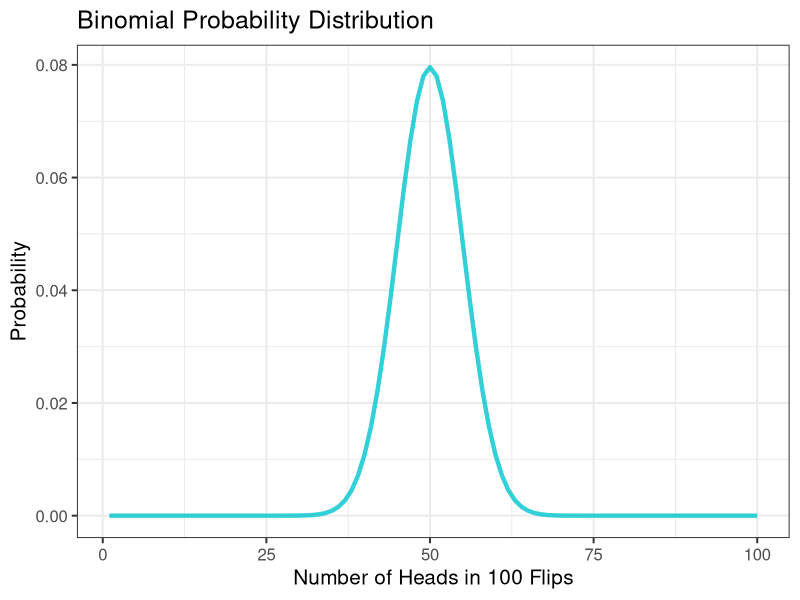
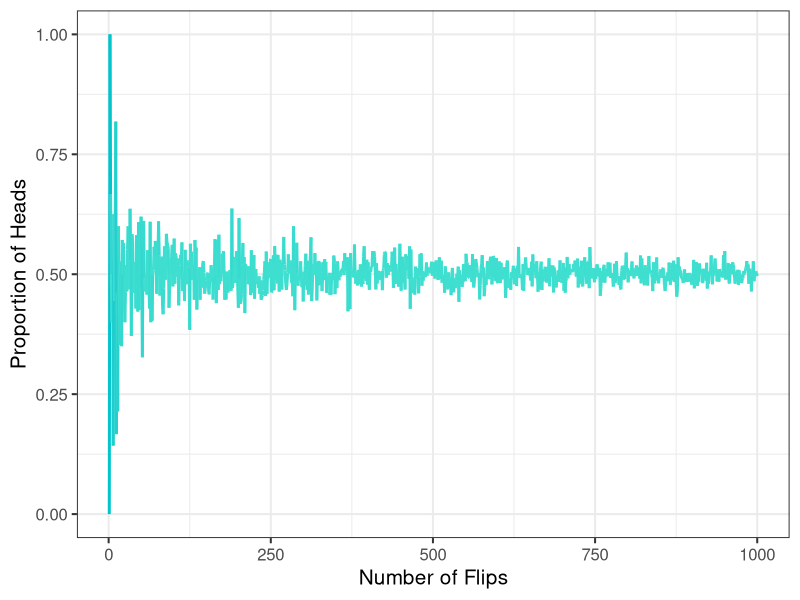
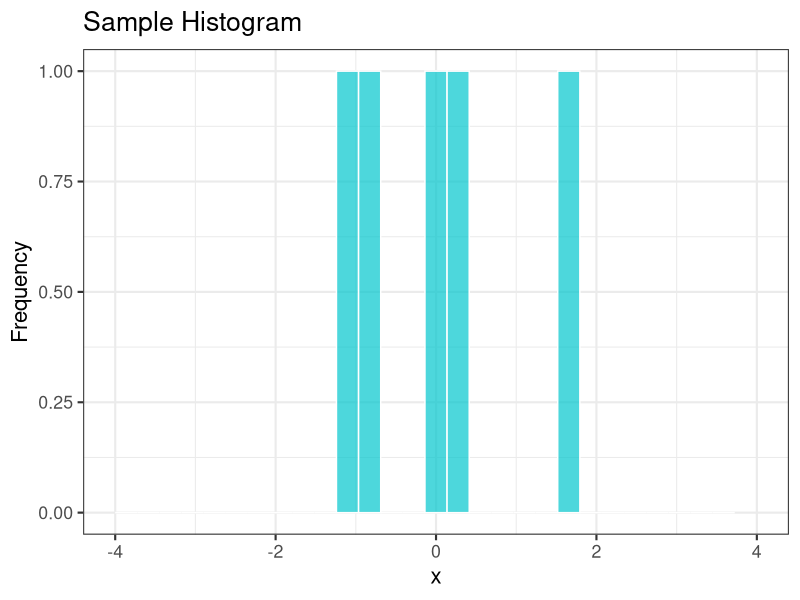

The R script that drew these images, in order: (Note: this script raises an error after producing the figures.)
## ---- chunk 1
# set chunk options
knitr::opts_chunk$set(message = FALSE,
                      warning = FALSE)

# suppress scientific notation
options(scipen = 999)

# load packages
library(tidyverse)
library(magrittr)
library(psych)
library(gganimate)
#library(panoply)
## ---- chunk 2
# set seed
set.seed(2)

# flip first coin
data_binom <- data.frame(event  = 1,
                         flip   = 1, 
                         result = rbinom(1, 1, 1/2))


# flip 99 other coins and repeat the data frame each time
for (i in 2:100) {
  data_binom <- rbind(data_binom,
                        data.frame(event  = rep(i, i),
                                   flip   = 1:i, 
                                   result = c(subset(data_binom, 
                                                     event == i - 1)$result,
                                              rbinom(1, 1, 1/2))))
}

# plot and animate the results of the flips 
data_binom %>%
  mutate(result = if_else(result == 1, "Heads", "Tails")) %>%
  ggplot(aes(x = result, fill = result)) +
    geom_bar(width = .5, alpha = .8) +
    scale_fill_manual(values = c("turquoise3",
                                 "darkorchid4")) +
    scale_y_continuous(breaks = seq(0, 50, 10)) + 
    transition_reveal(event) +
    theme_bw(base_size = 16) +
    theme(legend.position = "none") +
    labs(title   = "Outcome of 100 coin flips",
         y       = "Count",
         x       = "",
         caption = "Number of coin flips: {frame_along}")

## ---- chunk 3
# set seed
set.seed(2)

# create probability curve
data_binom <- data.frame(flip = seq(1, 100, 1),
                         prob = dbinom(seq(1, 100, 1), 100, 1/2))

# plot probability curve
ggplot(data_binom, aes(x = flip, y = prob)) +
  geom_line(size   = 1.5, 
            colour = "turquoise3",
            alpha  = .8) +
  labs(title = "Binomial Probability Distribution",
       x       = "Number of Heads in 100 Flips",
       y       = "Probability") +
  theme_bw(base_size = 15) 
## ---- chunk 4
# set seed
set.seed(2)

# create data
data_binom <- data.frame(flips = seq(1, 1000, 1), 
                         prop  = map_dbl(seq(1, 1000, 1), 
                                         ~mean(rbinom(n    = .x, 
                                                      size = 1, 
                                                      prob = 1/2))))

# plot proportion of heads by number of flips
ggplot(data_binom, aes(x = flips, y = prop, colour = prop)) +
  geom_line(size = 1) +
  labs(x = "Number of Flips",
       y = "Proportion of Heads") +
  scale_colour_gradient2(low      = "turquoise3", 
                         mid      = "turquoise",
                         high     = "turquoise3", 
                         midpoint = 0.5) +
  scale_y_continuous(limits = c(0, 1)) +
  theme_bw(base_size = 15) +
  theme(legend.position = "none")

## ---- chunk 5
set.seed(3)
## ---- chunk 6
rbinom(n = 10, size = 2, prob = 1/2)
## ---- chunk 7
rbinom(n = 10, size = 3, prob = .5)
## ---- chunk 8
rbinom(n = 10, size = 5, prob = 1/6)
## ---- chunk 9
rbinom(n = 100, size = 1, prob = 1/13)
## ---- chunk 10
dbinom(x = 1, size = 2, prob = .5)
## ---- chunk 11
# HT + TH
(.5 * .5) + (.5 * .5)
## ---- chunk 12
dbinom(x = 1, size = 3, prob = .5)

# HTT + THT + TTH
(.5 * .5 * .5) + (.5 * .5 * .5) + (.5 * .5 * .5)
## ---- chunk 13
dbinom(x = 2, size = 2, prob = 1/13)

# AA
(1 / 13) * (1 / 13)
## ---- chunk 14
# method 1
dbinom(x = 0, size = 2, prob = 1/13)

# method 2
dbinom(x = 2, size = 2, prob = 12/13)

# 00
(12 / 13) * (12 / 13)
## ---- chunk 15
pbinom(q = 1, size = 2, prob = 1/2)
## ---- chunk 16
# HT + TH + TT
(.5 * .5) + (.5 * .5) + (.5 * .5)
## ---- chunk 17
pbinom(q = 1, size = 10, prob = 1/2)
## ---- chunk 18
pbinom(q = 1, size = 1, prob = 1/6)
## ---- chunk 19
pbinom(q = 1, size = 2, prob = 1/2, lower.tail = FALSE)
## ---- chunk 20
pbinom(q = 3, size = 9, prob = 1/6, lower.tail = FALSE)
## ---- chunk 21
qbinom(p = 1.00, size = 10, prob = 1/2)
## ---- chunk 22
qbinom(p = .50, size = 100, prob = 1/2)
## ---- chunk 23
qbinom(p = .25, size = 100, prob = 1/2)
## ---- chunk 24
qbinom(p = .25, size = 100, prob = 1/2, lower.tail = FALSE)
## ---- chunk 25
set.seed(2)
## ---- chunk 26
x <- rnorm(n = 5, mean = 0, sd = 1)
x
## ---- chunk 27
mean(x)
sd(x)
## ---- chunk 28
# create simulated data
set.seed(2)
sample_size <- c(1, 5, 10, 15, 25, 50, 100, 250, 500, 750, 1000, 5000, 10000)

sim <- map_df(sample_size, function(sample_size) {
  set.seed(2)
  data_frame(sample_size = rep(sample_size, sample_size), 
             sample      = rnorm(sample_size, mean = 0, sd = 1))
  })
## ---- chunk 29
sim %>%
  filter(sample_size == 5) %>%
  ggplot(aes(x = sample)) +
    geom_histogram(fill = "turquoise3", colour = "white", alpha = .7) +
    theme_bw(base_size = 16) +
    labs(x        = "x",
         y        = "Frequency",
         title    = "Sample Histogram") + 
    scale_x_continuous(limits = c(-4, 4)) 
## ---- chunk 30
plot3 <- ggplot(sim, aes(x = sample)) +
  geom_histogram(fill = "turquoise3", colour = "white", alpha = .7) +
  theme_bw(base_size = 16) +
  labs(x        = "x",
       y        = "Frequency",
       title    = "Sample Histogram",
       subtitle = "Sample Size: {closest_state}") + 
  scale_x_continuous(limits = c(-4, 4))  + 
  transition_states(sample_size, state_length = 2, wrap = FALSE) +
  view_follow(fixed_x = TRUE)

animate(plot3, nframes = 180, fps = 12)
## ---- chunk 31
x <- rnorm(n = 100, mean = 50, sd = 15)
x
## ---- chunk 32
mean(x)
sd(x)
## ---- chunk 33
# create data
x          <- seq(-4, 4, 0.001)
likelihood <- dnorm(x, 0, 1)
sim        <- data.frame(x, likelihood)
## ---- chunk 34
# create dnorm plotting function
dnorm_plot <- function(value) {
  ggplot(sim, aes(x, likelihood)) +
  geom_line(size = 1.2) +
  geom_segment(x = -4, 
               xend = value, 
               y = dnorm(value, mean = 0, sd = 1),
               yend = dnorm(value, mean = 0, sd = 1), 
               color = "turquoise3", 
               linetype = 2, 
               size = 1.4) +
  geom_segment(x = value, 
               xend = value, 
               y = 0,
               yend = dnorm(value, mean = 0, sd = 1), 
               color = "turquoise3", 
               linetype = 2, 
               size = 1.4) +
  annotate(geom = "label", x = value + .8, y = dnorm(value, mean = 0, sd = 1), label = round(dnorm(value, mean = 0, sd = 1), 3), colour = "turquoise3", size = 5) +
  geom_point(aes(x = value, y = dnorm(value, mean = 0, sd = 1)), size = 5, colour = "turquoise3") +
  scale_x_continuous(limits = c(-4, 4)) +
  theme_bw(base_size = 15) + 
  labs(y = "Probability")
}
## ---- chunk 35
dnorm(x = 0, mean = 0, sd = 1)
## ---- chunk 36
dnorm_plot(0)
## ---- chunk 37
dnorm(1, mean = 0, sd = 1)
## ---- chunk 38
dnorm_plot(1)
## ---- chunk 39
dnorm(x = -2, mean = 0, sd = 1)
## ---- chunk 40
ggplot(sim, aes(x, likelihood)) +
    stat_function(fun = dnorm, 
                xlim = c(-5,0),
                geom = "area",
                fill = "turquoise3") +
  xlim(-3.5, 3.5) +
  labs(y = "Probability") +
  geom_line(size = 1.2) +
  theme_bw()
## ---- chunk 41
pnorm(q = 0, mean = 0, sd = 1)
## ---- chunk 42
ball_plot <- function(q, mean = 0, sd = 1, lower.tail = TRUE){
  if (lower.tail == TRUE) {
  discretized <- data.frame(x = qnorm(ppoints(100), mean, sd)) %>% 
  mutate(include = ifelse(x <= q, "no", "yes"))
  } else {
  discretized <- data.frame(x = qnorm(ppoints(100), mean, sd)) %>% 
  mutate(include = ifelse(x >= q, "no", "yes"))
  }
  ggplot(discretized, aes(x)) +
    geom_dotplot(aes(fill = include), binwidth = 0.29 * sd, alpha = .7, colour = "white") +
    geom_vline(xintercept = q, color = "firebrick", linetype = 2, size = 1.4) +
    scale_fill_manual(
      values = c("turquoise3", "gray40"),
      guide = "none") +
    theme_bw() +
    scale_y_continuous(name = "", 
                       breaks = NULL)
}

## ---- chunk 43
ball_plot(0)
## ---- chunk 44
ball_plot(q = 40, mean = 50, sd = 10)
## ---- chunk 45
pnorm(q = 40, mean = 50, sd = 10)
## ---- chunk 46
ball_plot(q = 60, mean = 30, sd = 15)
## ---- chunk 47
pnorm(q = 60, mean = 30, sd = 15)
## ---- chunk 48
((1 - .9545) / 2) + .9545
## ---- chunk 49
ball_plot(q = -5, mean = 0, sd = 5,  lower.tail = FALSE)
## ---- chunk 50
pnorm(q = -5, mean = 0, sd = 5, lower.tail = FALSE)
## ---- chunk 51
qnorm(p = .00135, mean = 0, sd = 1)
## ---- chunk 52
qnorm(p = .51, mean = 100, sd = 10)
## ---- chunk 53
qnorm(p = .51, mean = 100, sd = 10, lower.tail = FALSE)
## ---- chunk 54
dbinom(x = 5, size = 5, prob = 1/20)
## ---- chunk 55
pbinom(q = 2, size = 5, prob = 1/20, lower.tail = FALSE)
## ---- chunk 56
qbinom(p = .10, size = 5, prob = 1/20, lower.tail = FALSE) 
## ---- chunk 57
dbinom(5, size = 5, prob = 1/20) + dbinom(4, size = 5, prob = 1/20) + dbinom(3, size = 5, prob = 1/20) + dbinom(2, size = 5, prob = 1/20) 
#OR
pbinom(1, size = 5, prob = 1/20, lower.tail = FALSE)
#The probabilities of 2 and above is .023--insufficient to reach the .1 threshold I set.

dbinom(5, size = 5, prob = 1/20) + dbinom(4, size = 5, prob = 1/20) + dbinom(3, size = 5, prob = 1/20) + dbinom(2, size = 5, prob = 1/20) + dbinom(1, size = 5, prob = 1/20)
#OR
pbinom(0, size = 5, prob = 1/20, lower.tail = FALSE)
#The probabilities of 1 and above is .226, therefore this is the minimum I need.
## ---- chunk 58
pnorm(q = 2, mean = 5, sd = 1)
## ---- chunk 59
hist(rnorm(n = 50, mean = 5, sd = 1))
hist(rnorm(n = 50, mean = 5, sd = 1))
hist(rnorm(n = 50, mean = 5, sd = 1))
## ---- chunk 60
dnorm(x = 10, mean = 5, sd = 1)
#this is the probability density

#One thing I can do to get a estimate of probability is to consider values between 9.5 and 10.5 to be 10 cups of coffee. I can then calculate the area under the curve for that range through subtraction:
dnorm(x = 10.5, mean = 5, sd = 1) - dnorm(x = 9.5, mean = 5, sd = 1)

#Still quit small, because we're in the range of outliers, but I think a more meaningful value.

## ---- chunk 61
pnorm(q = 9, mean = 5, sd = 1, lower.tail = FALSE)
## ---- chunk 62
dunif(x = 1, min = 0, max = 100)
## ---- chunk 63
pchisq(q = 3.00, df = 10, lower.tail = FALSE)
## ---- chunk 64
pt(q = 3, df = 10, lower.tail = FALSE)
